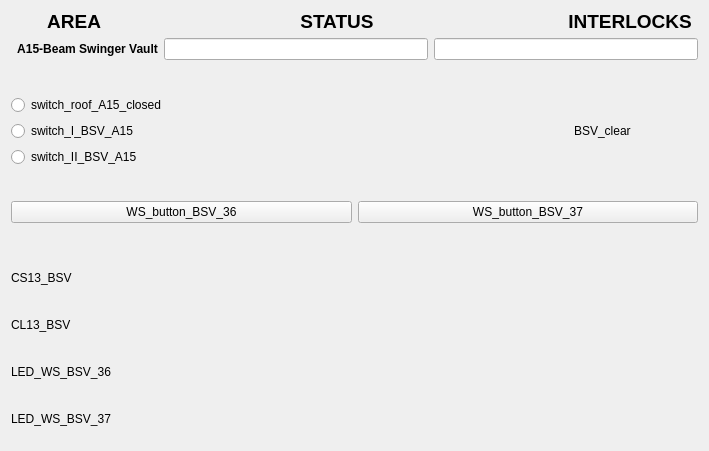
<?xml version="1.0" encoding="UTF-8"?>
<ui version="4.0">
 <class>Form</class>
 <widget class="QWidget" name="Form">
  <property name="geometry">
   <rect>
    <x>0</x>
    <y>0</y>
    <width>671</width>
    <height>451</height>
   </rect>
  </property>
  <property name="windowTitle">
   <string>Form</string>
  </property>
  <layout class="QVBoxLayout" name="verticalLayout_3">
   <item>
    <layout class="QVBoxLayout" name="verticalLayout">
     <item>
      <widget class="QLabel" name="label_4">
       <property name="maximumSize">
        <size>
         <width>16777215</width>
         <height>21</height>
        </size>
       </property>
       <property name="font">
        <font>
         <pointsize>14</pointsize>
         <weight>75</weight>
         <bold>true</bold>
        </font>
       </property>
       <property name="text">
        <string>       AREA                                      STATUS                                     INTERLOCKS </string>
       </property>
      </widget>
     </item>
     <item>
      <layout class="QFormLayout" name="formLayout_2">
       <property name="fieldGrowthPolicy">
        <enum>QFormLayout::AllNonFixedFieldsGrow</enum>
       </property>
       <item row="0" column="0">
        <widget class="QLabel" name="label">
         <property name="font">
          <font>
           <weight>75</weight>
           <bold>true</bold>
          </font>
         </property>
         <property name="text">
          <string>  A15-Beam Swinger Vault</string>
         </property>
        </widget>
       </item>
       <item row="0" column="1">
        <layout class="QHBoxLayout" name="horizontalLayout_3">
         <item>
          <widget class="QELineEdit" name="qelineedit_6">
           <property name="alignment">
            <set>Qt::AlignCenter</set>
           </property>
           <property name="variable" stdset="0">
            <string>VCS:BSV-CLR-STATS</string>
           </property>
          </widget>
         </item>
         <item>
          <widget class="QELineEdit" name="qelineedit_7">
           <property name="alignment">
            <set>Qt::AlignCenter</set>
           </property>
           <property name="variable" stdset="0">
            <string>VCS:BSV-INTLCK-STATS</string>
           </property>
          </widget>
         </item>
        </layout>
       </item>
      </layout>
     </item>
    </layout>
   </item>
   <item>
    <spacer name="verticalSpacer_3">
     <property name="orientation">
      <enum>Qt::Vertical</enum>
     </property>
     <property name="sizeHint" stdset="0">
      <size>
       <width>20</width>
       <height>40</height>
      </size>
     </property>
    </spacer>
   </item>
   <item>
    <layout class="QHBoxLayout" name="horizontalLayout_9">
     <item>
      <layout class="QVBoxLayout" name="verticalLayout_2">
       <item>
        <widget class="QERadioButton" name="qeradiobutton">
         <property name="text">
          <string>switch_roof_A15_closed</string>
         </property>
         <property name="autoExclusive">
          <bool>false</bool>
         </property>
         <property name="variable" stdset="0">
          <string>VCS:SW-RF-A15-CLSD</string>
         </property>
         <property name="format" stdset="0">
          <enum>QERadioButton::LocalEnumeration</enum>
         </property>
         <property name="pressText">
          <string>0</string>
         </property>
         <property name="releaseText">
          <string>1</string>
         </property>
        </widget>
       </item>
       <item>
        <widget class="QERadioButton" name="qeradiobutton_4">
         <property name="text">
          <string>switch_I_BSV_A15</string>
         </property>
         <property name="variable" stdset="0">
          <string>VCS:SW-I-BSV-A15</string>
         </property>
         <property name="format" stdset="0">
          <enum>QERadioButton::LocalEnumeration</enum>
         </property>
         <property name="pressText">
          <string>1</string>
         </property>
         <property name="releaseText">
          <string>0</string>
         </property>
        </widget>
       </item>
       <item>
        <widget class="QERadioButton" name="qeradiobutton_2">
         <property name="text">
          <string>switch_II_BSV_A15</string>
         </property>
         <property name="autoExclusive">
          <bool>false</bool>
         </property>
         <property name="variable" stdset="0">
          <string>VCS:SW-II-BSV-A15</string>
         </property>
         <property name="format" stdset="0">
          <enum>QERadioButton::Integer</enum>
         </property>
        </widget>
       </item>
      </layout>
     </item>
     <item>
      <spacer name="horizontalSpacer">
       <property name="orientation">
        <enum>Qt::Horizontal</enum>
       </property>
       <property name="sizeHint" stdset="0">
        <size>
         <width>40</width>
         <height>20</height>
        </size>
       </property>
      </spacer>
     </item>
     <item>
      <layout class="QHBoxLayout" name="horizontalLayout_8">
       <item>
        <widget class="QLabel" name="label_9">
         <property name="maximumSize">
          <size>
           <width>16777215</width>
           <height>20</height>
          </size>
         </property>
         <property name="text">
          <string>BSV_clear</string>
         </property>
        </widget>
       </item>
       <item>
        <widget class="QEBitStatus" name="qebitstatus_3">
         <property name="minimumSize">
          <size>
           <width>61</width>
           <height>41</height>
          </size>
         </property>
         <property name="maximumSize">
          <size>
           <width>61</width>
           <height>41</height>
          </size>
         </property>
         <property name="numberOfBits">
          <number>1</number>
         </property>
         <property name="shape">
          <enum>QBitStatus::Circle</enum>
         </property>
         <property name="offColour">
          <color>
           <red>0</red>
           <green>77</green>
           <blue>0</blue>
          </color>
         </property>
         <property name="variable" stdset="0">
          <string>VCS:BSV-SNC-CLR</string>
         </property>
        </widget>
       </item>
      </layout>
     </item>
    </layout>
   </item>
   <item>
    <spacer name="verticalSpacer">
     <property name="orientation">
      <enum>Qt::Vertical</enum>
     </property>
     <property name="sizeHint" stdset="0">
      <size>
       <width>20</width>
       <height>40</height>
      </size>
     </property>
    </spacer>
   </item>
   <item>
    <layout class="QHBoxLayout" name="horizontalLayout_10">
     <item>
      <widget class="QEPushButton" name="qepushbutton">
       <property name="text">
        <string>WS_button_BSV_36</string>
       </property>
       <property name="variable" stdset="0">
        <string>VCS:WS-BUT-BSV-36</string>
       </property>
       <property name="writeOnPress">
        <bool>true</bool>
       </property>
       <property name="writeOnRelease">
        <bool>true</bool>
       </property>
       <property name="writeOnClick">
        <bool>false</bool>
       </property>
       <property name="pressText">
        <string>0</string>
       </property>
       <property name="releaseText">
        <string>1</string>
       </property>
      </widget>
     </item>
     <item>
      <widget class="QEPushButton" name="qepushbutton_2">
       <property name="text">
        <string>WS_button_BSV_37</string>
       </property>
       <property name="variable" stdset="0">
        <string>VCS:WS-BUT-BSV-37</string>
       </property>
       <property name="writeOnPress">
        <bool>true</bool>
       </property>
       <property name="writeOnRelease">
        <bool>true</bool>
       </property>
       <property name="writeOnClick">
        <bool>false</bool>
       </property>
       <property name="pressText">
        <string>0</string>
       </property>
       <property name="releaseText">
        <string>1</string>
       </property>
      </widget>
     </item>
    </layout>
   </item>
   <item>
    <spacer name="verticalSpacer_2">
     <property name="orientation">
      <enum>Qt::Vertical</enum>
     </property>
     <property name="sizeHint" stdset="0">
      <size>
       <width>20</width>
       <height>40</height>
      </size>
     </property>
    </spacer>
   </item>
   <item>
    <layout class="QHBoxLayout" name="horizontalLayout_13">
     <item>
      <widget class="QLabel" name="label_12">
       <property name="maximumSize">
        <size>
         <width>16777215</width>
         <height>20</height>
        </size>
       </property>
       <property name="text">
        <string>CS13_BSV</string>
       </property>
      </widget>
     </item>
     <item>
      <widget class="QEBitStatus" name="qebitstatus_8">
       <property name="minimumSize">
        <size>
         <width>61</width>
         <height>41</height>
        </size>
       </property>
       <property name="maximumSize">
        <size>
         <width>61</width>
         <height>41</height>
        </size>
       </property>
       <property name="numberOfBits">
        <number>1</number>
       </property>
       <property name="shape">
        <enum>QBitStatus::Circle</enum>
       </property>
       <property name="offColour">
        <color>
         <red>0</red>
         <green>70</green>
         <blue>0</blue>
        </color>
       </property>
       <property name="variable" stdset="0">
        <string>VCS:CS13-BSV</string>
       </property>
       <property name="variableSubstitutions" stdset="0">
        <string/>
       </property>
      </widget>
     </item>
    </layout>
   </item>
   <item>
    <layout class="QHBoxLayout" name="horizontalLayout_12">
     <item>
      <widget class="QLabel" name="label_11">
       <property name="maximumSize">
        <size>
         <width>16777215</width>
         <height>20</height>
        </size>
       </property>
       <property name="text">
        <string>CL13_BSV</string>
       </property>
      </widget>
     </item>
     <item>
      <widget class="QEBitStatus" name="qebitstatus_7">
       <property name="minimumSize">
        <size>
         <width>61</width>
         <height>41</height>
        </size>
       </property>
       <property name="maximumSize">
        <size>
         <width>61</width>
         <height>41</height>
        </size>
       </property>
       <property name="numberOfBits">
        <number>1</number>
       </property>
       <property name="shape">
        <enum>QBitStatus::Circle</enum>
       </property>
       <property name="offColour">
        <color>
         <red>0</red>
         <green>70</green>
         <blue>0</blue>
        </color>
       </property>
       <property name="variable" stdset="0">
        <string>VCS:CL13-BSV</string>
       </property>
       <property name="variableSubstitutions" stdset="0">
        <string/>
       </property>
      </widget>
     </item>
    </layout>
   </item>
   <item>
    <layout class="QHBoxLayout" name="horizontalLayout_6">
     <item>
      <widget class="QLabel" name="label_7">
       <property name="maximumSize">
        <size>
         <width>16777215</width>
         <height>20</height>
        </size>
       </property>
       <property name="text">
        <string>LED_WS_BSV_36</string>
       </property>
      </widget>
     </item>
     <item>
      <widget class="QEBitStatus" name="qebitstatus_4">
       <property name="minimumSize">
        <size>
         <width>61</width>
         <height>41</height>
        </size>
       </property>
       <property name="maximumSize">
        <size>
         <width>61</width>
         <height>41</height>
        </size>
       </property>
       <property name="numberOfBits">
        <number>1</number>
       </property>
       <property name="shape">
        <enum>QBitStatus::Circle</enum>
       </property>
       <property name="offColour">
        <color>
         <red>0</red>
         <green>70</green>
         <blue>0</blue>
        </color>
       </property>
       <property name="variable" stdset="0">
        <string>VCS:LED-WS-BSV-36</string>
       </property>
       <property name="variableSubstitutions" stdset="0">
        <string/>
       </property>
      </widget>
     </item>
    </layout>
   </item>
   <item>
    <layout class="QHBoxLayout" name="horizontalLayout_7">
     <item>
      <widget class="QLabel" name="label_8">
       <property name="maximumSize">
        <size>
         <width>16777215</width>
         <height>20</height>
        </size>
       </property>
       <property name="text">
        <string>LED_WS_BSV_37</string>
       </property>
       <property name="textFormat">
        <enum>Qt::PlainText</enum>
       </property>
      </widget>
     </item>
     <item>
      <widget class="QEBitStatus" name="qebitstatus_5">
       <property name="minimumSize">
        <size>
         <width>61</width>
         <height>41</height>
        </size>
       </property>
       <property name="maximumSize">
        <size>
         <width>61</width>
         <height>41</height>
        </size>
       </property>
       <property name="numberOfBits">
        <number>1</number>
       </property>
       <property name="shape">
        <enum>QBitStatus::Circle</enum>
       </property>
       <property name="offColour">
        <color>
         <red>0</red>
         <green>76</green>
         <blue>0</blue>
        </color>
       </property>
       <property name="variable" stdset="0">
        <string>VCS:LED-WS-BSV-37</string>
       </property>
      </widget>
     </item>
    </layout>
   </item>
  </layout>
 </widget>
 <customwidgets>
  <customwidget>
   <class>QEBitStatus</class>
   <extends>QBitStatus</extends>
   <header>QEBitStatus.h</header>
  </customwidget>
  <customwidget>
   <class>QELineEdit</class>
   <extends>QLineEdit</extends>
   <header>QELineEdit.h</header>
  </customwidget>
  <customwidget>
   <class>QEPushButton</class>
   <extends>QPushButton</extends>
   <header>QEPushButton.h</header>
  </customwidget>
  <customwidget>
   <class>QERadioButton</class>
   <extends>QRadioButton</extends>
   <header>QERadioButton.h</header>
  </customwidget>
  <customwidget>
   <class>QBitStatus</class>
   <extends>QWidget</extends>
   <header>QBitStatus.h</header>
  </customwidget>
 </customwidgets>
 <resources/>
 <connections/>
</ui>
